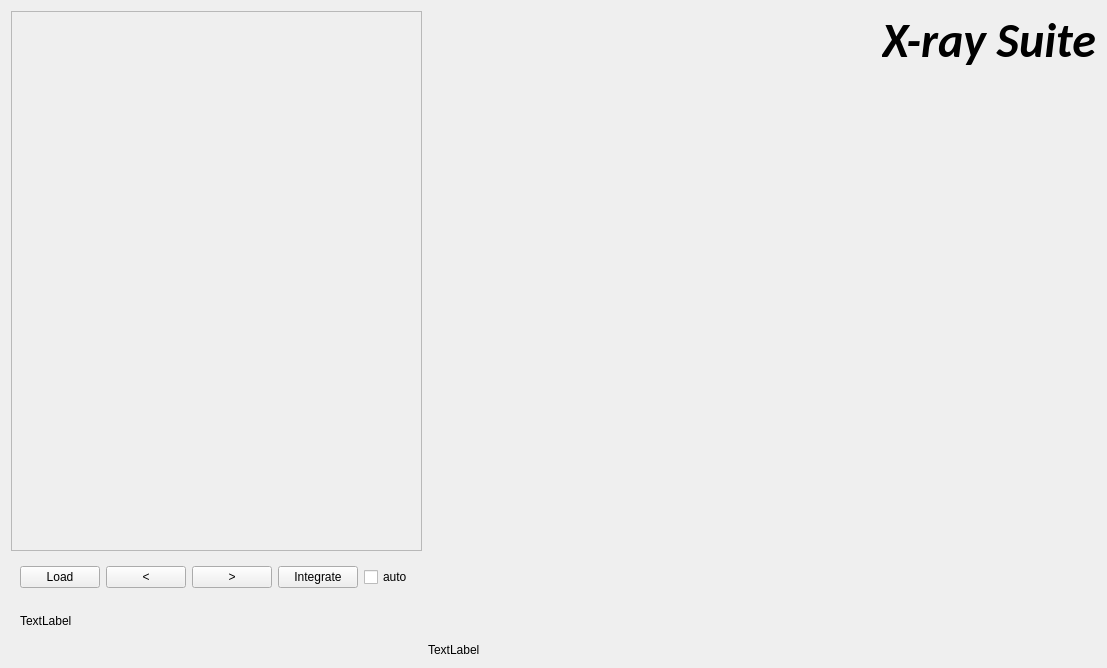
<?xml version="1.0" encoding="UTF-8"?>
<ui version="4.0">
 <class>XRS_Main</class>
 <widget class="QWidget" name="XRS_Main">
  <property name="geometry">
   <rect>
    <x>0</x>
    <y>0</y>
    <width>1107</width>
    <height>668</height>
   </rect>
  </property>
  <property name="windowTitle">
   <string>Form</string>
  </property>
  <layout class="QHBoxLayout" name="horizontalLayou">
   <item>
    <layout class="QVBoxLayout" name="verticalLayout_2">
     <item>
      <widget class="QFrame" name="image_frame">
       <property name="frameShape">
        <enum>QFrame::StyledPanel</enum>
       </property>
       <property name="frameShadow">
        <enum>QFrame::Raised</enum>
       </property>
      </widget>
     </item>
     <item>
      <widget class="QWidget" name="widget" native="true">
       <property name="maximumSize">
        <size>
         <width>16777215</width>
         <height>100</height>
        </size>
       </property>
       <layout class="QVBoxLayout" name="verticalLayout">
        <item>
         <layout class="QHBoxLayout" name="horizontalLayout">
          <item>
           <widget class="QPushButton" name="load_image_btn">
            <property name="text">
             <string>Load</string>
            </property>
           </widget>
          </item>
          <item>
           <widget class="QPushButton" name="load_previous_image_btn">
            <property name="text">
             <string>&lt;</string>
            </property>
           </widget>
          </item>
          <item>
           <widget class="QPushButton" name="load_next_image_btn">
            <property name="text">
             <string>&gt;</string>
            </property>
           </widget>
          </item>
          <item>
           <widget class="QPushButton" name="integrate_btn">
            <property name="text">
             <string>Integrate</string>
            </property>
           </widget>
          </item>
          <item>
           <widget class="QCheckBox" name="auto_integrate_btn">
            <property name="text">
             <string>auto</string>
            </property>
           </widget>
          </item>
         </layout>
        </item>
        <item>
         <widget class="QLabel" name="image_file_name_lbl">
          <property name="text">
           <string>TextLabel</string>
          </property>
         </widget>
        </item>
       </layout>
      </widget>
     </item>
    </layout>
   </item>
   <item>
    <layout class="QVBoxLayout" name="verticalLayout_3">
     <item>
      <layout class="QHBoxLayout" name="horizontalLayout_2">
       <item>
        <spacer name="horizontalSpacer">
         <property name="orientation">
          <enum>Qt::Horizontal</enum>
         </property>
         <property name="sizeHint" stdset="0">
          <size>
           <width>20</width>
           <height>20</height>
          </size>
         </property>
        </spacer>
       </item>
       <item>
        <widget class="QLabel" name="label_2">
         <property name="font">
          <font>
           <family>Calibri</family>
           <pointsize>36</pointsize>
           <weight>75</weight>
           <italic>true</italic>
           <bold>true</bold>
          </font>
         </property>
         <property name="text">
          <string>X-ray Suite</string>
         </property>
        </widget>
       </item>
      </layout>
     </item>
     <item>
      <widget class="QFrame" name="graph_frame">
       <property name="sizePolicy">
        <sizepolicy hsizetype="Preferred" vsizetype="Preferred">
         <horstretch>5</horstretch>
         <verstretch>1</verstretch>
        </sizepolicy>
       </property>
      </widget>
     </item>
     <item>
      <widget class="QLabel" name="bottom_lbl">
       <property name="text">
        <string>TextLabel</string>
       </property>
      </widget>
     </item>
    </layout>
   </item>
  </layout>
 </widget>
 <resources/>
 <connections/>
</ui>
